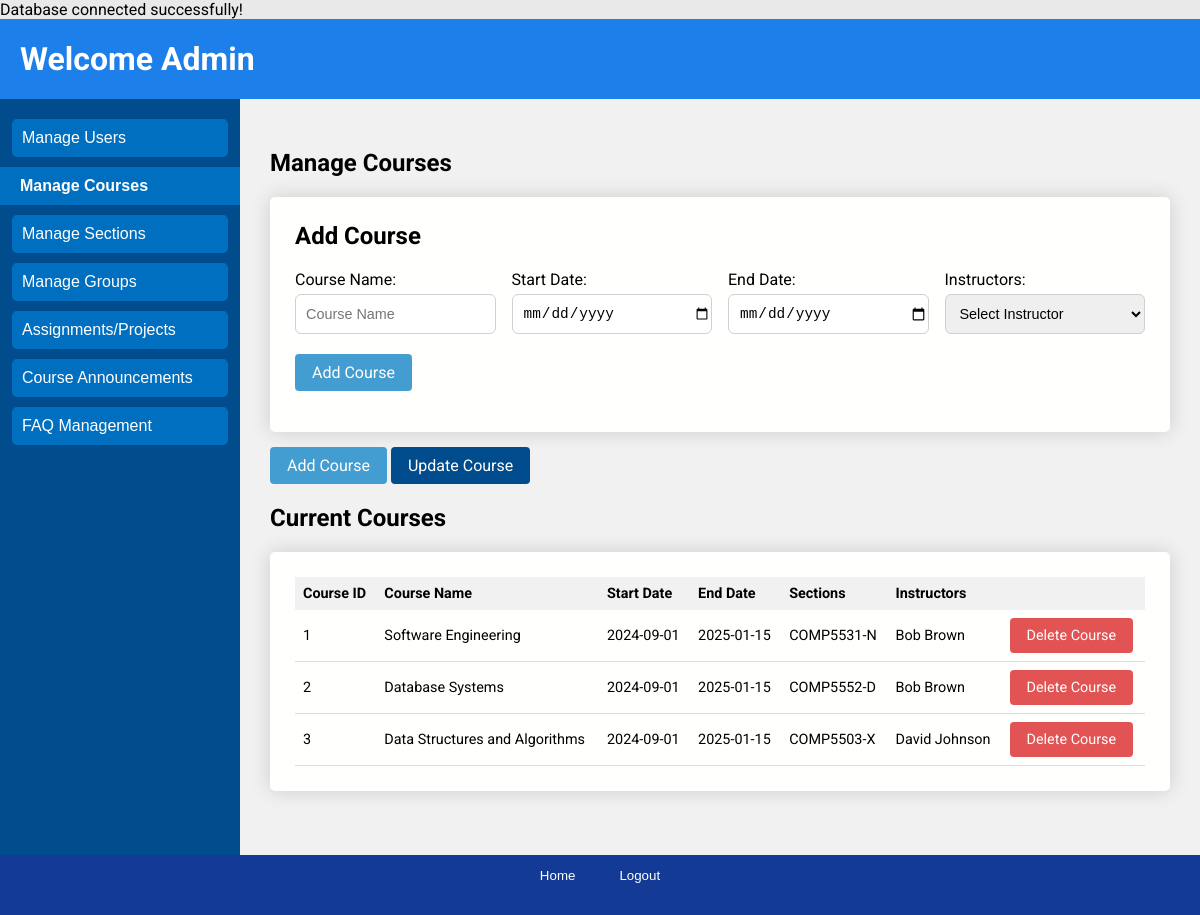
/users/admin/manage_courses.php, run on the app's committed database.
### tables this page shows
CREATE TABLE IF NOT EXISTS Course (
  CourseID INT AUTO_INCREMENT PRIMARY KEY,
  CourseCode VARCHAR(10) UNIQUE NOT NULL,
  Name VARCHAR(255),
  StartDate DATE,
  EndDate DATE
);

### users/admin/manage_courses.php (the view, shortened to what this page needs)
<?php
require_once '../../database.php';
try {
    $query = "SELECT Course.CourseID, Course.Name AS CourseName, Course.StartDate, Course.EndDate,
              GROUP_CONCAT(DISTINCT CourseSection.SectionNumber ORDER BY CourseSection.SectionNumber ASC SEPARATOR ', ') AS Sections,
              GROUP_CONCAT(DISTINCT User.Name ORDER BY User.Name ASC SEPARATOR ', ') AS Instructors
              FROM Course
              LEFT JOIN CourseSection ON Course.CourseID = CourseSection.CourseID
              LEFT JOIN CourseInstructor ON Course.CourseID = CourseInstructor.CourseID
              LEFT JOIN `User` ON CourseInstructor.InstructorID = User.UserID
              GROUP BY Course.CourseID";
    $stmt = $pdo->prepare($query);
    $stmt->execute();
    $courses = $stmt->fetchAll(PDO::FETCH_ASSOC);
} catch (PDOException $e) {
    $_SESSION['error'] = "Error fetching courses: " . $e->getMessage();
    $courses = [];
}
?>
<!DOCTYPE html>
<html lang="en">
<head>
    <link rel="stylesheet" href="../../css/index.css">
</head>
<body>
    <div class="page">
        <header class="header">
            <h1>Welcome Admin</h1>
        </header>
        <div class="sidebar">
            <button onclick="location.href='manage_user.php'">Manage Users</button>
            <button class="is-selected" onclick="location.href='manage_courses.php'">Manage Courses</button>
            <button onclick="location.href='manage_sections.php'">Manage Sections</button>
            <button onclick="location.href='manage_groups.php'">Manage Groups</button>
            <button onclick="location.href='manage_assignments.php'">Assignments/Projects</button>
            <button onclick="location.href='manage_announcements.php'">Course Announcements</button>
            <button onclick="location.href='manage_faqs.php'">FAQ Management</button>
        </div>
        <main class="main">
            <div class="main-header">
                <h2>Manage Courses</h2>
            </div>
            <div id="add-course" class="course-form table-wrapper">
                <h2>Add Course</h2>
                <form class="inline-form"  method="POST" action="edit_courses_endpoint.php">
                    <div class="label-input-body">
                        <div class="label-input">
                            <label for="course_name">Course Name:</label>
                            <input type="text" id="course_name" name="course_name" placeholder="Course Name" required />
                        </div>
                        <div class="label-input">
                            <label for="start_date">Start Date:</label>
                            <input type="date" id="start_date" name="start_date" placeholder="Start Date" required />
                        </div>
                        <div class="label-input">
                            <label for="end_date">End Date:</label>
                            <input type="date" id="end_date" name="end_date" placeholder="End Date" required />
                        </div>
                        <div class="label-input">
                            <label for="instructors">Instructors:</label>
                            <select id="instructors" name="instructors" required>
                                <option value="" disabled selected>Select Instructor</option>
                            </select>
                        </div>
                    </div>
                    <div>
                        <button class="button is-primary" type="submit">Add Course</button>
                    </div>
                </form>
            </div>
            <div class="course-actions">
                <button class="button is-primary" onclick="showForm('add')">Add Course</button>
                <button class="button is-secondary" onclick="showForm('update')">Update Course</button>
            </div>
            <div class="course-table">
                <h2>Current Courses</h2>
                <div class="table-wrapper">
                    <table class="content-table">
                        <thead>
                            <tr>
                                <th>Course ID</th>
                                <th>Course Name</th>
                                <th>Start Date</th>
                                <th>End Date</th>
                                <th>Sections</th>
                                <th>Instructors</th>
                                <th></th>
                            </tr>
                        </thead>
                        <tbody>
                            <?php foreach ($courses as $course): ?>
                                <tr>
                                    <td><?= htmlspecialchars($course['CourseID']) ?></td>
                                    <td><?= htmlspecialchars($course['CourseName']) ?></td>
                                    <td><?= htmlspecialchars($course['StartDate']) ?></td>
                                    <td><?= htmlspecialchars($course['EndDate']) ?></td>
                                    <td><?= htmlspecialchars($course['Sections'] ?: 'N/A') ?></td>
                                    <td><?= htmlspecialchars($course['Instructors'] ?: 'No instructors') ?></td>
                                    <td>
                                        <button class="button is-delete" onclick="confirmDelete(<?php echo $course['CourseID']; ?>)">Delete Course</button>
                                    </td>
                                </tr>
                            <?php endforeach; ?>
                        </tbody>
                    </table>
                </div>
            </div>
        </main>
        <footer class="footer">
            <button onclick="location.href='../home.php'">Home</button>
            <button onclick="location.href='../../logout.php'">Logout</button>
        </footer>
    </div>
</body>
</html>

### css/global.css (style rules this page uses)
:root { --white: #fffffe; --red10: #e25454; --red20: #cb4c4c; --green10: #75bb45; --green20: #68a83e; --blue10: #78C0E0; --blue20: #449DD1; --blue25: #3a83ad; --blue30: #192BC2; --blue40: #004C8C; --blue45: #013763; --blue50: #150578; --blue60: #0E0E52; --button: 500 0.875rem/1rem Roboto; }

### css/home.css (style rules this page uses)
body { font-family: "Roboto", Arial, sans-serif; margin: 0; background-color: #e9e9e9; }
.page { display: grid; grid-template-columns: 20% 1fr; grid-template-rows: 80px 1fr 60px; block-size: 100vh; grid-template-areas: "header header" "sidebar main" "footer footer"; }
.page .header { grid-area: header; background-color: #0e78eaed; color: white; padding-left: 20px; }
.page .sidebar { grid-area: sidebar; background-color: #004c8c; display: flex; flex-direction: column; align-items: center; gap: 10px; padding-top: 20px; }
.sidebar button { display: block; width: 90%; padding: 10px; font-size: 16px; color: white; background-color: #006fbf; border: none; border-radius: 5px; cursor: pointer; text-align: left; }
.sidebar button.is-selected { display: block; width: 100%; padding: 10px; padding-left: 20px; font-size: 16px; font-weight: 600; color: white; background-color: #006fbf; border: none; border-radius: 0; cursor: pointer; text-align: left; }
.page .main { grid-area: main; padding: 30px; background-color: #f1f1f1; overflow-y: auto; }
.page .footer { grid-area: footer; background-color: #133a94; color: white; padding: 10px; text-align: center; }
.footer button { background: none; border: none; color: white; padding: 1px 20px; cursor: pointer; }

### css/login.css (style rules this page uses)
body { font-family: "Roboto", Arial, sans-serif; margin: 0 ; }

### css/button.css (style rules this page uses)
.button { border: 1px solid transparent; padding-inline: 1rem; padding-block: .5rem; display: inline-block; font: var(--button-button); text-decoration: none; cursor: pointer; color: currentColor; background: transparent; border-radius: .25rem; }
.button.is-primary { background: var(--blue20); color: var(--white); }
.button.is-secondary { background: var(--blue40); color: var(--white); }
.button.is-delete { background: var(--red10); color: var(--white); }

### css/table.css (style rules this page uses)
.table-wrapper { padding: 25px; background: var(--white); box-shadow: 0 0 20px rgba(0, 0, 0, 0.15); border-radius: 5px; min-width: 600px; margin-block-end: 15px; }
.table-wrapper h2 { margin-block-start: 0; }
.content-table { border-collapse: collapse; font-size: 0.9em; min-width: 400px; width: 100%; }
.content-table thead th { background-color: #f1f1f1; }
.content-table thead tr { text-align: left; }
.content-table th, .content-table td { padding: .5rem; }
.content-table tbody tr { border-bottom: 1px solid #dddddd; }

### css/form.css (style rules this page uses)
.inline-form { display: flex; flex-direction: column; gap: 20px; }
.inline-form input { border: 1px solid #d0d0d0; border-radius: 6px; padding-inline-start: 10px; font-size: 0.9rem; }
.label-input input { height: 40px; }
.inline-form select { height: 40px; border: 1px solid #d0d0d0; border-radius: 6px; padding-inline-start: 10px; font-size: 0.9rem; }
.input-body, .label-input-body { display: flex; gap: 1rem; flex-wrap: wrap; }
.label-input { display: flex; flex-direction: column; flex: 1; gap: 5px; }

### data on the page
course: CourseID "1", Name "Software Engineering", StartDate "2024-09-01", EndDate "2025-01-15", Sections "COMP5531-N", Instructors "Bob Brown"
course: CourseID "2", Name "Database Systems", StartDate "2024-09-01", EndDate "2025-01-15", Sections "COMP5552-D", Instructors "Bob Brown"
course: CourseID "3", Name "Data Structures and Algorithms", StartDate "2024-09-01", EndDate "2025-01-15", Sections "COMP5503-X", Instructors "David Johnson"
